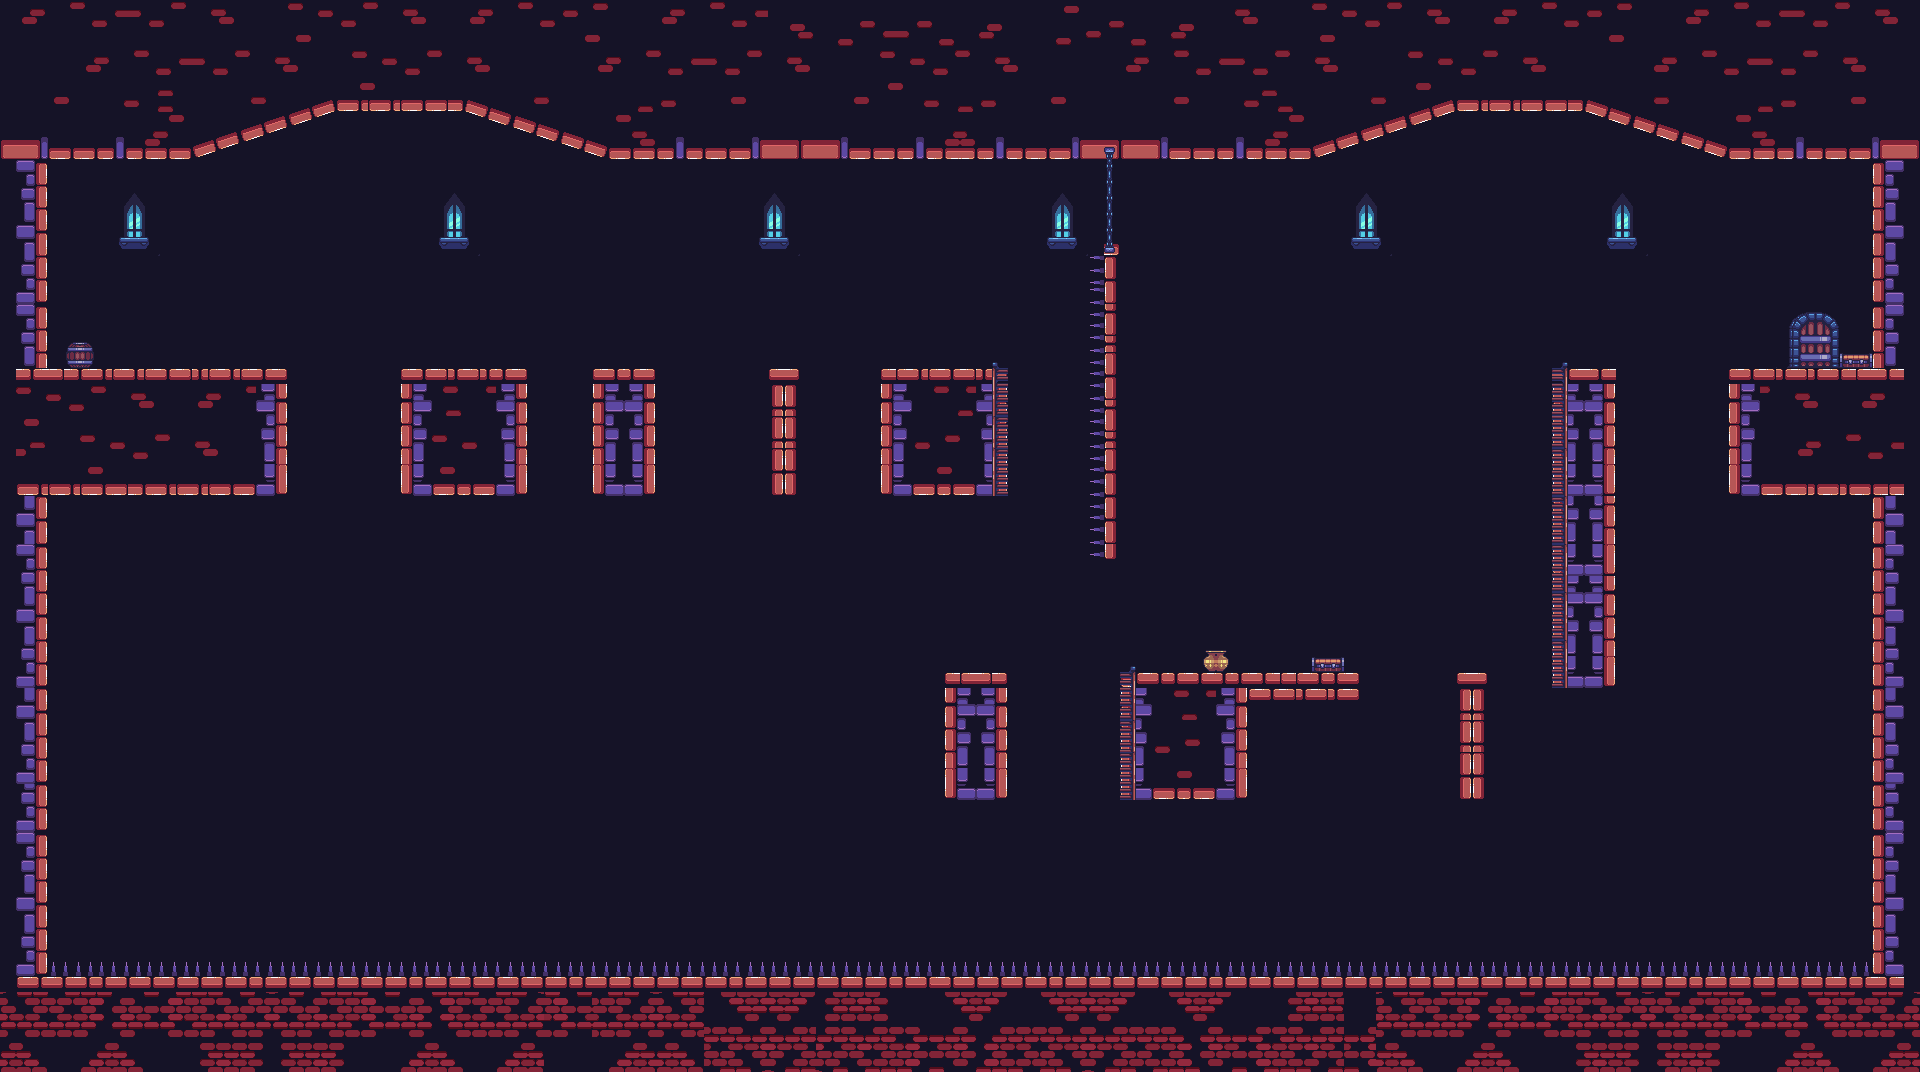

This is a level from a 2D game, rendered from its Tiled map with the project's own tilesets. A one-line summary and the map file follow, with tile-layer data summarised:
An orthogonal 120x67 tile map with 16x16 px tiles, 9 tile layers (Fond, Seum, Collision, Decor, ...), 2 tilesets.

<map version="1.5" tiledversion="1.7.2" orientation="orthogonal" renderorder="right-down" width="120" height="67" tilewidth="16" tileheight="16" infinite="0" nextlayerid="10" nextobjectid="1">
 <tileset firstgid="1" source="decors.tsx" />
 <tileset firstgid="3265" source="objet.tsx" />
 <layer id="3" name="Fond" width="120" height="67">
  <data>[8040 cells, 5936 non-empty, 8 distinct tile ids]</data>
 </layer>
 <layer id="9" name="Seum" width="120" height="67">
  <data>[8040 cells, 0 non-empty, 0 distinct tile ids]</data>
 </layer>
 <layer id="1" name="Collision" width="120" height="67">
  <data>[8040 cells, 2796 non-empty, 223 distinct tile ids]</data>
 </layer>
 <layer id="4" name="Decor" width="120" height="67">
  <data>[8040 cells, 87 non-empty, 17 distinct tile ids]</data>
 </layer>
 <layer id="5" name="Grimpe" width="120" height="67">
  <data>[8040 cells, 39 non-empty, 4 distinct tile ids]</data>
 </layer>
 <layer id="2" name="Mort" width="120" height="67">
  <data>[8040 cells, 133 non-empty, 3 distinct tile ids]</data>
 </layer>
 <layer id="8" name="Objet" width="120" height="67">
  <data>[8040 cells, 4 non-empty, 2 distinct tile ids]</data>
 </layer>
 <layer id="7" name="Porte ouverte" width="120" height="67">
  <data>[8040 cells, 16 non-empty, 16 distinct tile ids]</data>
 </layer>
 <layer id="6" name="Porte ferme" width="120" height="67">
  <data>[8040 cells, 12 non-empty, 12 distinct tile ids]</data>
 </layer>
</map>
